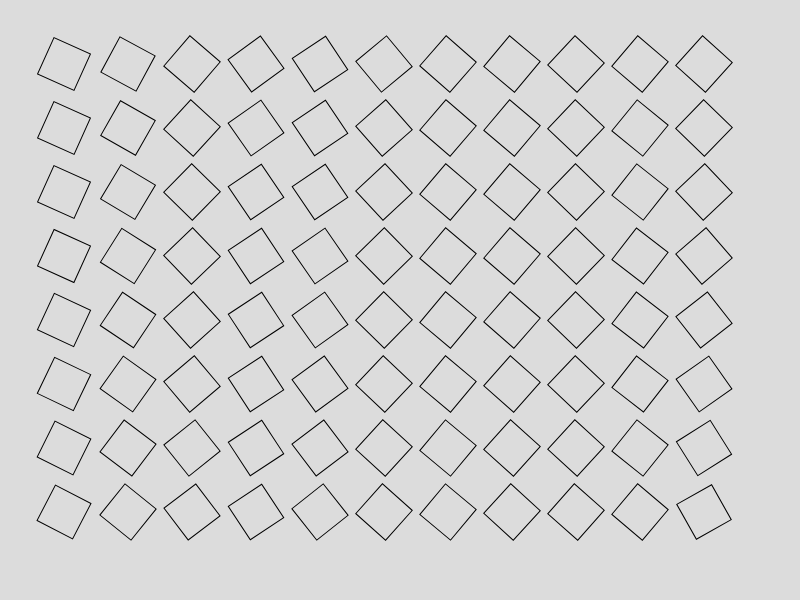
Frame 1 (no input)
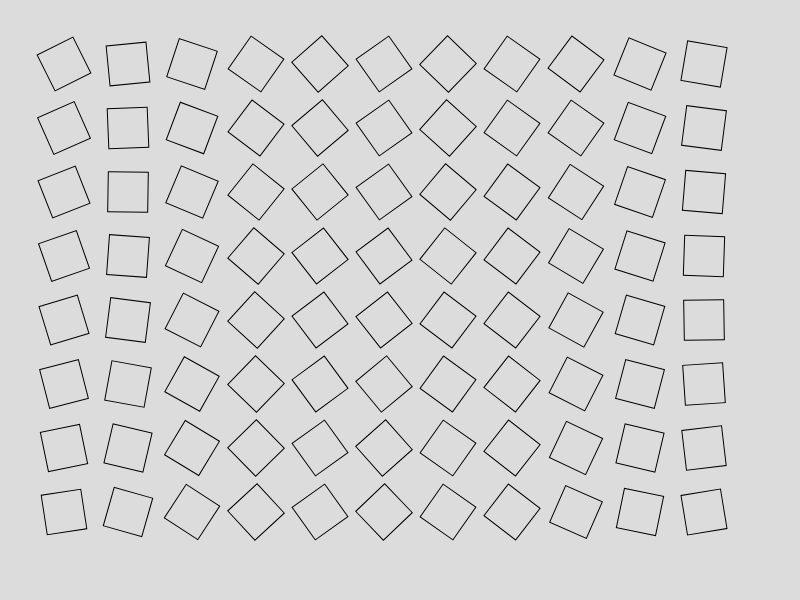
Frame 2 (the mouse pressed at the canvas centre, redrawn once)

The p5.js sketch that drew these frames (run headless with seeded random() and noise() and a simulated clock; the mouse was pressed at the canvas centre and the sketch redrawn once):

// p5.js sketch
// ── sketch.js
// Press any key to generate a new seed
let seed = 1234;
let inc = .01;
let noiseVal;

function setup() {
    createCanvas(800, 600);
    noiseVal = random();
}

// we can make our own functions
function drawRectangle() {
    let rot = TWO_PI * noise(noiseVal);
    noiseVal += inc;
    rotate(rot);
    rect(0, 0, 40);
}

function keyPressed() {
    seed = floor(random(13001));
}

function draw() {
    // seed fixes values each time through draw
    noiseSeed(seed);
    randomSeed(seed);
    background(220);
    noFill();

    let step = 64; // space in grid

    rectMode(CENTER);
    // increment noiseVal every time through the loop
    for (let x = step; x < width - step; x += step) {
        for (let y = step; y < height - step; y += step) {
            push();
            translate(x, y);
            drawRectangle(); // this is our function
            pop();

        }
    }
    noLoop();
}
